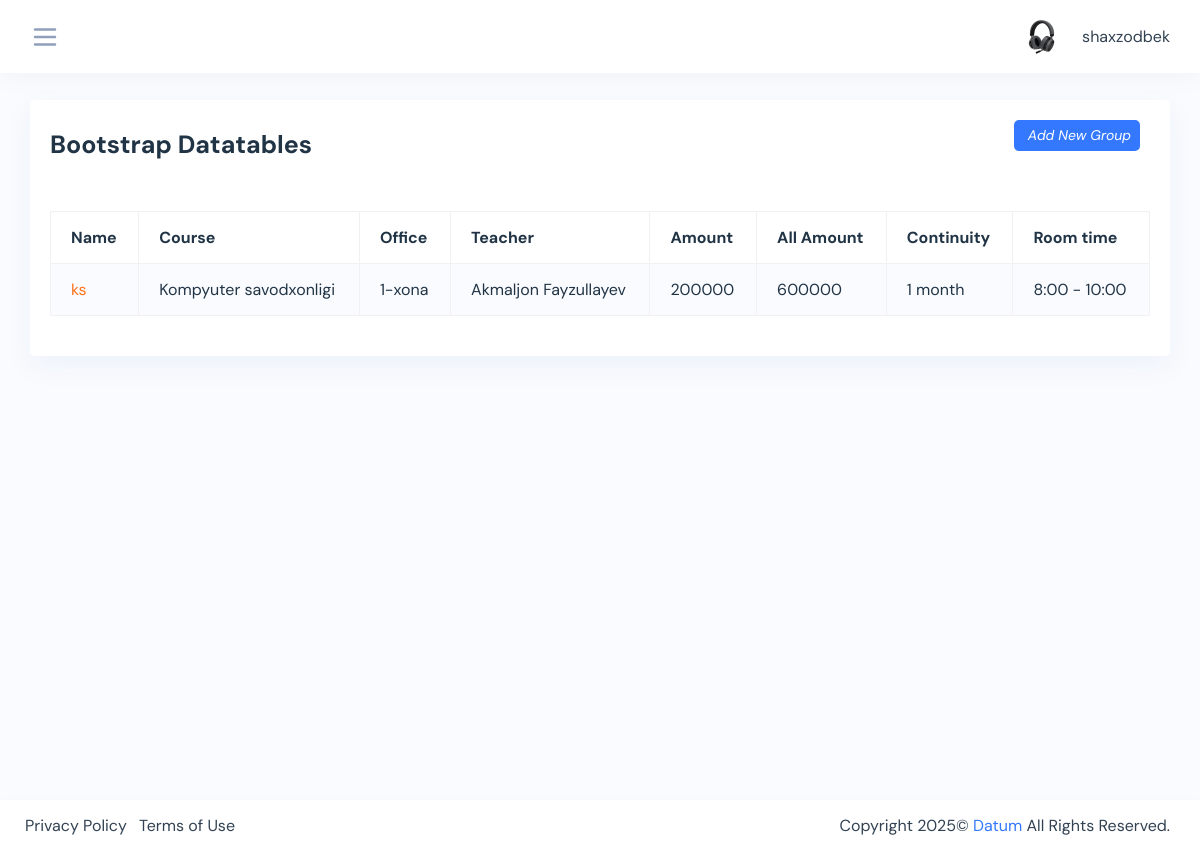
The app's page /courses/groups/ (signed in) with its own data.
### courses/models.py (models this page shows, shortened)
class Group(models.Model):
    CHOISES = (
        ('8:00 - 10:00', '8:00 - 10:00'),
        ('10:00 - 12:00', '10:00 - 12:00'),
        ('12:00 - 14:00', '12:00 - 14:00'),
        ('14:00 - 16:00', '14:00 - 16:00'),
        ('16:00 - 18:00', '16:00 - 18:00'),
    )
    name = models.CharField(max_length=200, blank=True, null=True, unique=True)
    course = models.ForeignKey(Course, on_delete=models.CASCADE, blank=True, null=True)
    room = models.ForeignKey(Room, on_delete=models.CASCADE, blank=True, null=True)
    teacher = models.ForeignKey(Teacher, on_delete=models.CASCADE, blank=True, null=True)
    amount = models.IntegerField(default=200000, blank=True, null=True)
    complete = models.BooleanField(default=False, blank=True, null=True)
    continuity = models.IntegerField(default=1, blank=True, null=True)
    start = models.DateField(auto_created=True, blank=True, null=True)
    finish = models.DateField(auto_created=True, blank=True, null=True)
    room_time = models.CharField(choices=CHOISES, max_length=100,  blank=True, null=True)
    id = models.UUIDField(default=uuid.uuid4, editable=False, primary_key=True, unique=True)
    created = models.DateTimeField(auto_now_add=True)
    updated = models.DateTimeField(auto_now=True)
    def all_amount(self):
        all_price = self.continuity * len(self.student_set.all()) * self.amount
        return all_price

class Course(models.Model):
    name = models.CharField(max_length=200, blank=True, null=True)
    id = models.UUIDField(default=uuid.uuid4, editable=False, primary_key=True, unique=True)
    created = models.DateTimeField(auto_now_add=True)
    def __str__(self):
        return self.name

class Room(models.Model):
    name = models.CharField(max_length=200, blank=True, null=True)
    id = models.UUIDField(default=uuid.uuid4, editable=False, primary_key=True, unique=True)
    created = models.DateTimeField(auto_now_add=True)
    def __str__(self):
        return self.name

### teachers/models.py (models this page shows, shortened)
class Teacher(models.Model):
    user = models.OneToOneField(User, on_delete=models.CASCADE, blank=True, null=True)
    name = models.CharField(max_length=200, blank=True, null=True)
    profession = models.CharField(max_length=200, blank=True, null=True)
    image = models.ImageField(upload_to='teachers/', blank=True, null=True)
    phone = models.CharField(max_length=200, blank=True, null=True)
    address = models.CharField(max_length=200, blank=True, null=True)
    id = models.UUIDField(default=uuid.uuid4, editable=False, primary_key=True, unique=True)
    created = models.DateTimeField(auto_now_add=True)
    def __str__(self):
        return self.name

### students/models.py (models this page shows, shortened)
class Student(models.Model):
    CHOISES = (
        ('8:00 - 10:00', '8:00 - 10:00'),
        ('10:00 - 12:00', '10:00 - 12:00'),
        ('12:00 - 14:00', '12:00 - 14:00'),
        ('14:00 - 16:00', '14:00 - 16:00'),
        ('16:00 - 18:00', '16:00 - 18:00'),
    )
    name = models.CharField(max_length=200, blank=True, null=True, verbose_name='Ismi familiya *')
    course = models.ForeignKey(Course, on_delete=models.SET_NULL, blank=True, null=True, verbose_name='Kurs *')
    group = models.ForeignKey(Group, on_delete=models.SET_NULL, blank=True, null=True)
    student_time = models.CharField(max_length=200, choices=CHOISES, blank=True, null=True, verbose_name='Vaqt *')
    passport = models.ImageField(upload_to='passports/', blank=True, null=True, verbose_name='Passpost/metrka')
    address = models.CharField(max_length=200, blank=True, null=True)
    phone = models.IntegerField(default=998, blank=True, null=True, verbose_name='Telefon *')
    birthday = models.DateField(blank=True, null=True, verbose_name='Birthday: 0000-00-00')
    finish = models.BooleanField(default=False, blank=True, null=True)
    id = models.BigAutoField(auto_created=True, primary_key=True, serialize=False, verbose_name='ID')
    created = models.DateTimeField(auto_now_add=True)

### courses/views.py (the view)
# urls.py: path('groups/', all_groups, name='groups'),
@login_required(login_url='login')
def all_groups(request):
    groups = Group.objects.all()
    context = {
        'groups': groups
    }
    return render(request, 'groups_table.html', context)

### courses/templates/groups_table.html
{% extends 'base.html' %}
{% block content %}
<div class="content-page">
    <div class="container-fluid">
        <div class="row">
            <div class="col-sm-12">
                <div class="card">
                    <div class="card-header d-flex justify-content-between">
                        <div class="header-title">
                            <h4 class="card-title">Bootstrap Datatables</h4>
                        </div>
                        <span class="table-add float-right mb-3 mr-2">
                        <a href="{% url 'add_group' %}" class="btn btn-sm bg-primary">
                            <i class="ri-add-fill"><span class="pl-1">Add New Group</span></i>
                        </a>
                        </span>
                    </div>
                    <div class="card-body">
                        <div class="table-responsive">
                            <table id="datatable-1" class="table data-table table-striped table-bordered">
                                <thead>
                                <tr>
                                    <th>Name</th>
                                    <th>Course</th>
                                    <th>Office</th>
                                    <th>Teacher</th>
                                    <th>Amount</th>
                                    <th>All Amount</th>
                                    <th>Continuity</th>
                                    <th>Room time</th>
                                </tr>
                                </thead>
                               <tbody>
                               {% for group in groups %}
                                <tr class="{% if group.start and group.complete %} bg-success {% elif group.start %} bg-primary {% endif %}">
                                    <td><a class="text-orange" href="{% url 'group_detail' pk=group.id %}">{{group.name}}</a></td>
                                    <td>{{group.course}}</td>
                                    <td>{{group.room}}</td>
                                    <td>{{group.teacher}}</td>
                                    <td>{{group.amount}}</td>
                                    <td>{{group.all_amount}}</td>
                                    <td>{{group.continuity}} month</td>
                                    <td>{{group.room_time}}</td>
                                </tr>
                               {% endfor %}
                               </tbody>
                            </table>
                        </div>
                    </div>
                </div>
            </div>
        </div>
    </div>
</div>
{% endblock content %}

### templates/nav.html (shortened to what this page needs)
{% load static %}
<div class="iq-top-navbar">
    <div class="iq-navbar-custom">
        <nav class="navbar navbar-expand-lg navbar-light p-0">
            <div class="side-menu-bt-sidebar">
                <svg xmlns="http://www.w3.org/2000/svg" class="text-secondary wrapper-menu" width="30"
                     fill="none" viewBox="0 0 24 24" stroke="currentColor">
                    <path stroke-linecap="round" stroke-linejoin="round" stroke-width="2"
                          d="M4 6h16M4 12h16M4 18h16"/>
                </svg>
            </div>
            <div class="d-flex align-items-center">
                <div class="collapse navbar-collapse" id="navbarSupportedContent">
                    <ul class="navbar-nav ml-auto navbar-list align-items-center">
                        <li class="nav-item nav-icon dropdown">
                            <a href="#" class="nav-item nav-icon dropdown-toggle pr-0 search-toggle"
                               id="dropdownMenuButton" data-toggle="dropdown" aria-haspopup="true"
                               aria-expanded="false">
                                <img src="{% static 'assets/images/user/1.jpg' %}" class="img-fluid avatar-rounded"
                                     alt="user">
                                <span class="mb-0 ml-2 user-name">{{ user.username }}</span>
                            </a>
                        </li>
                    </ul>
                </div>
            </div>
        </nav>
    </div>
</div>

### records on screen
Group: name "ks", course "Kompyuter savodxonligi", room "1-xona", teacher "Akmaljon Fayzullayev", amount "200000", all_amount "600000", continuity "1", room_time "8:00 - 10:00"

### other values on screen
{{ user.username }} "shaxzodbek"
